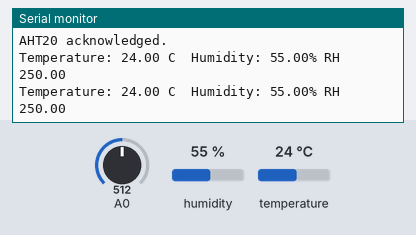
Recording of a sketch running on a simulated Arduino Uno, built with avr-gcc and run on an emulated ATmega328P. On the bench: the last lines printed to the serial monitor. The inputs (shaded band) are chosen by the test bench; at power-on: humidity 55 %, A0 = 512, temperature 24 °C.

Above: at 2.8 s.
2.9 s: humidity set to 22 %
At 5.3 s:
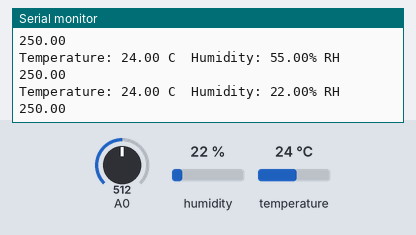
5.6 s: A0 set to 716
At 7.4 s:
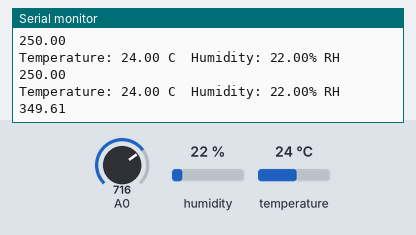
8.3 s: temperature set to 12 °C
At 8.3 s:
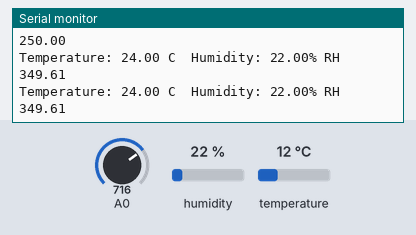
11.0 s: A0 set to 900
At 13.0 s:
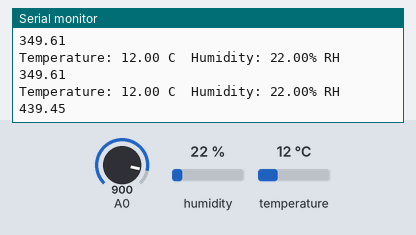
13.7 s: humidity set to 40 %
At 14.8 s:
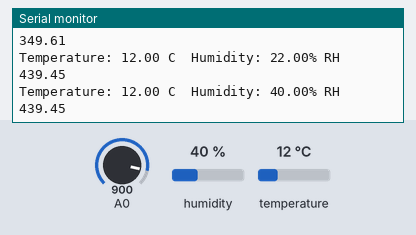
Timing chart, 0 to 16.7 s (numbered marks = the images above; inputs shaded):
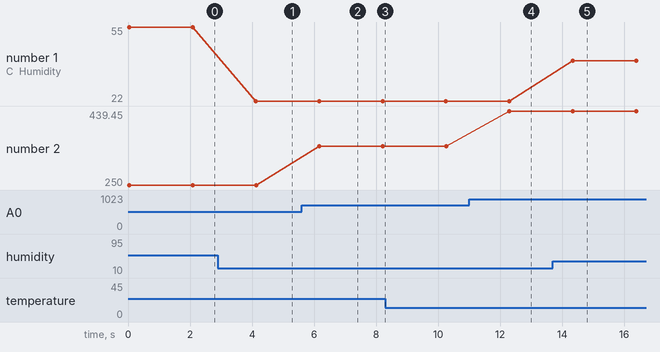

Measured:
- after the input at 2.9 s, the serial monitor: prints a new line after 1.2 s (image 1)
- after the input at 5.6 s, the serial monitor: prints a new line after 0.57 s (image 2)
- after the input at 11.0 s, the serial monitor: prints a new line after 1.3 s (image 4)
- after the input at 13.7 s, the serial monitor: prints a new line after 0.64 s (image 5)
- plotted number 1: 55 → 22 after the input at 2.9 s, 22 → 40 after the input at 13.7 s
- plotted number 2: 250 → 349.61 after the input at 5.6 s, 349.61 → 439.45 after the input at 11.0 s

The sketch:

testAHT205.ino
```cpp
/**************************************************************************
   Tests the getTemperature and getHumidity functions of the aht20 library
 **************************************************************************/
#include <Wire.h>
#include <AHT20.h>
AHT20 aht20;
int b=0;
float a=0;
void setup()
{
  Serial.begin(115200);
  Serial.println("Humidity AHT20 examples");

  Wire.begin(); //Join I2C bus
  //Check if the AHT20 will acknowledge
  if (aht20.begin() == false)
  {
    Serial.println("AHT20 not detected. Please check wiring. Freezing.");
    while (1);
  }
  Serial.println("AHT20 acknowledged.");
}

void loop()
{
  //If a new measurement is available
  if (aht20.available() == true)
  {
    //Get the new temperature and humidity value
    float temperature = aht20.getTemperature();
    float humidity = aht20.getHumidity();

    //Print the results
    Serial.print("Temperature: ");
    Serial.print(temperature, 2);
    Serial.print(" C\t");
    Serial.print("Humidity: ");
    Serial.print(humidity, 2);
    Serial.print("% RH");
    Serial.println();
    a=analogRead(A0);
    a=((a*5*100)/1024.0);
    Serial.print(a);
    Serial.println();
  }

  //The AHT20 can respond with a reading every ~50ms. However, increased read time can cause the IC to heat around 1.0C above ambient.
  //The datasheet recommends reading every 2 seconds.
  delay(2000);
}
```
